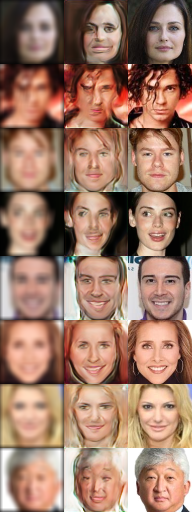
%> input picture eval/testDeconvFace.png, 192 x 512 px
$ octave --eval "result = wiener(imread('testDeconvFace.png'));"   (GNU Octave 9; MATLAB toolbox functions it lacks are replaced by stand-ins)
%> lines starting %> are read from the running program, lines starting %| are printed output that depends on the picture
function y = wiener(x)
    std = 0.003;
    y = zeros(size(x));
    psf = fspecial('gaussian', [9 9], 3);
    [numRows, numCols, ~] = size(x);
%> numRows = 512; numCols = 192
    otf = psf2otf(psf, [numRows numCols]);
    for c = 1: 3
        img = x(:,:,c);
        img_blur = ifft2(fft2(img).*otf);
        img_noisy = img_blur + std*randn(size(img_blur));
        H = 1./otf.* ((abs(otf).^2)./(abs(otf).^2 + ...
            std/mean(img_noisy(:))));
        img_wnr = ifft2(fft2(img_noisy).*H);
        y(:, :, c) = img_wnr;
    end
%> this loop made 3 passes
%> pass 1, in wiener, `img = x(:,:,c);`:
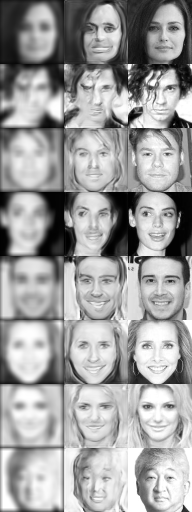
%> img: size 512x192 uint8; min 0, max 255, mean 159.4
%> pass 1, in wiener, `img_blur = ifft2(fft2(img).*otf);`:
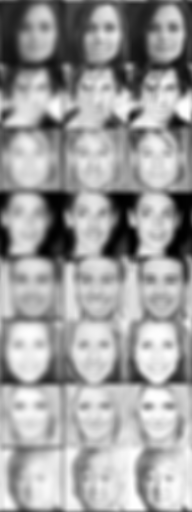
%> img_blur: size 512x192 double; min 1.06, max 255, mean 159.4; drawn with min black and max white
%> after the loop:
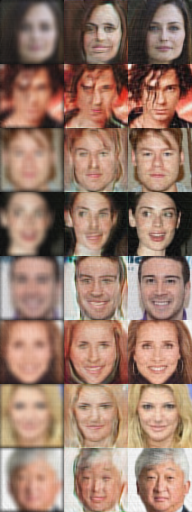
%> y: size 512x192x3 double; mean R, G, B 159.4, 123.1, 105; mean of the top-left, top-right, bottom-left and bottom-right quarters 102.6, 105.6, 151.5, 157; drawn with min black and max white

$ run again, on eval/testDenoisingFace.png
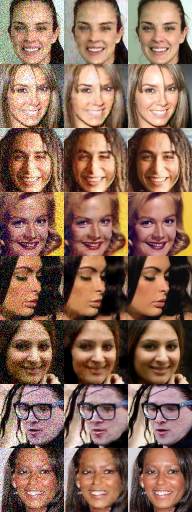
%> input picture eval/testDenoisingFace.png, 192 x 512 px
%> the loop in wiener, `for c = 1: 3` made 3 passes
%> pass 1, in wiener, `img_wnr = ifft2(fft2(img_noisy).*H);`:
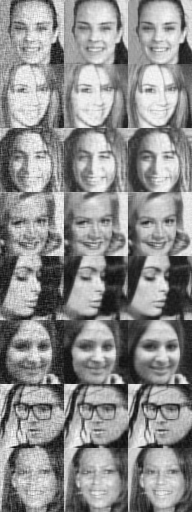
%> img_wnr: size 512x192 double; min -28.85, max 273.2, mean 139.6; drawn with min black and max white
%> after the loop in wiener, `for c = 1: 3`:
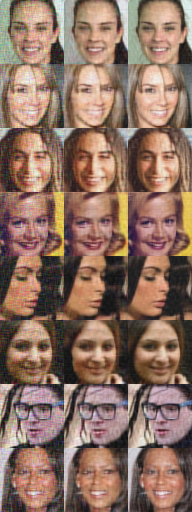
%> y: size 512x192x3 double; mean R, G, B 139.6, 105.7, 88.7; mean of the top-left, top-right, bottom-left and bottom-right quarters 124.5, 129.2, 98.1, 93.5; drawn with min black and max white
